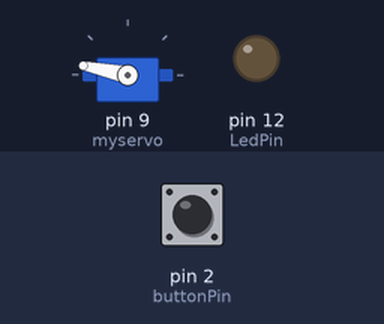
This sketch was run on a simulated Arduino Uno, built with avr-gcc and run on an emulated ATmega328P. On the bench: servo, output pins drawn as LEDs (lit = HIGH). The test bench sets the inputs (shaded band); at power-on: pin 2 (buttonPin) LOW.

Above: at 1.25 s.
1.3 s: pin 2 (buttonPin) pulled HIGH for 0.15 s
At 2.45 s:
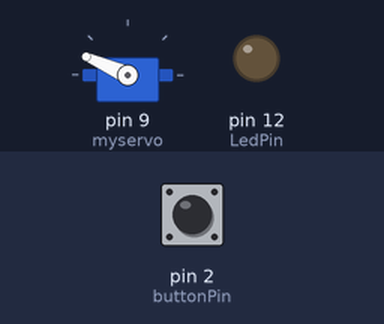
4.3 s: pin 2 (buttonPin) pulled HIGH for 1 s
At 4.45 s:
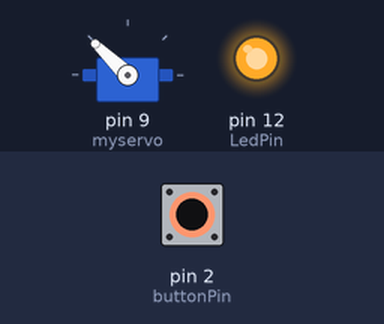
7.3 s: pin 2 (buttonPin) pulled HIGH for 0.15 s
At 7.55 s:
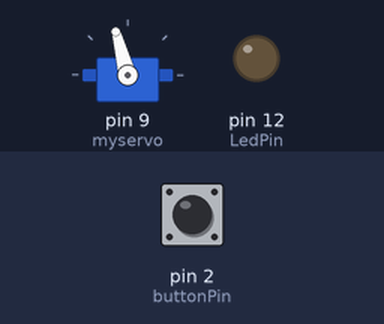
10.3 s: pin 2 (buttonPin) pulled HIGH for 3.2 s
At 10.45 s:
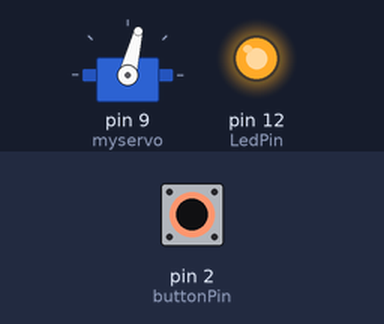
15.0 s: pin 2 (buttonPin) pulled HIGH for 0.15 s
At 15.26 s:
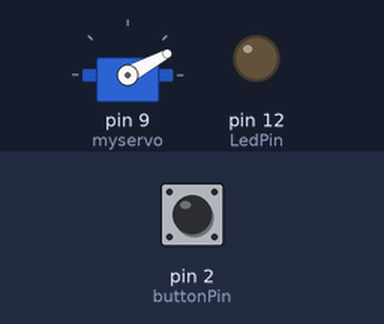
18.0 s: pin 2 (buttonPin) pulled HIGH for 1 s
At 18.8 s:
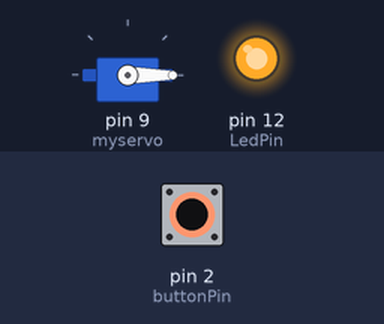
Timing chart, 0 to 22.0 s (numbered marks = the images above; inputs shaded):
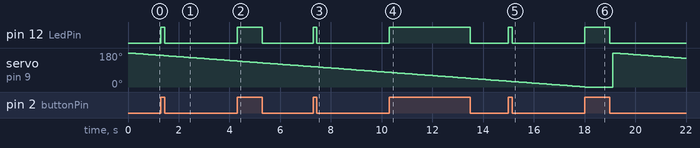

Measured:
- after the input at 1.3 s, pin 12 (LedPin): LOW → HIGH at once, → LOW 0.15 s later
- after the input at 4.3 s, pin 12 (LedPin): LOW → HIGH at once, → LOW 1.0 s later
- after the input at 7.3 s, pin 12 (LedPin): LOW → HIGH at once, → LOW 0.15 s later
- after the input at 10.3 s, pin 12 (LedPin): LOW → HIGH at once, → LOW 3.2 s later
- after the input at 15.0 s, pin 12 (LedPin): LOW → HIGH at once, → LOW 0.15 s later
- after the input at 18.0 s, pin 12 (LedPin): LOW → HIGH at once, → LOW 1.0 s later

The sketch:

sketch_apr09a.ino
```cpp
/*
 Example 3.3 – servo examination
 Created 21/04/2010 —  By John Boxall — http://tronixstuff.wordpress.com — CC by-sa v3.0
 */
#include "Servo.h"
const int buttonPin = 2;
const int LedPin = 12;
Servo myservo;  // create servo object to control a servo

int pos = 0;    // variable to store the servo position
int del = 100; // delay in micoseconds
volatile int buttonState = 0;
void setup()
{
  pinMode(LedPin, OUTPUT);
  pinMode(buttonPin, INPUT);
  Serial.begin(9600);
  myservo.attach(9);
  attachInterrupt(0, pin_ISR, CHANGE);
  // attaches the servo on pin 9 to the servo object
}

void loop()
{

  for (int loopy = 0; loopy <= 3; loopy++)
  {
    for (pos = 180; pos >= 0; pos--) // from left to right with Hextronik HXT900
    {
      myservo.write(pos);
      delay(del);
    }
    delay(1000);
  }

  for (int loopy = 0; loopy <= 3; loopy++)
  {
    myservo.write(180);
    delay (1000);
    myservo.write(90);
    delay (1000);
    myservo.write(0);
    delay (3000);
  }
}
  void pin_ISR() {
    buttonState = digitalRead(buttonPin);
    digitalWrite(LedPin, buttonState);
  }
```
